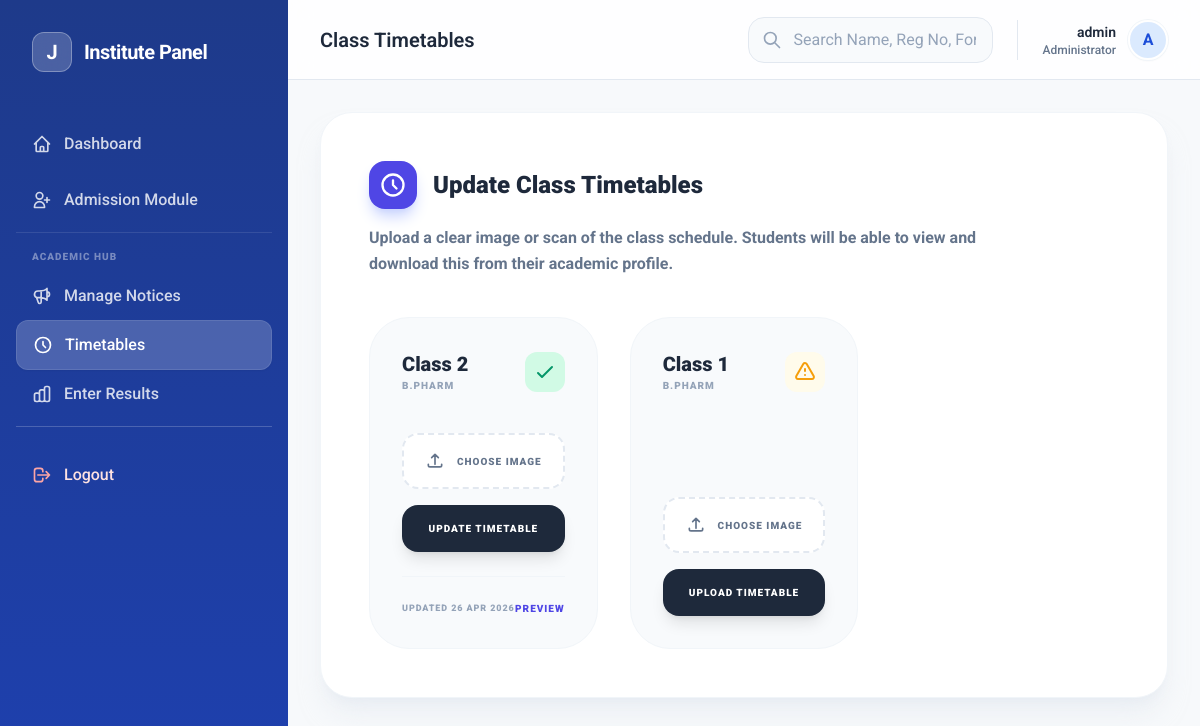
The page /institute/timetables/ (signed in) on the database its author committed.
### accounts/models.py (models this page shows, shortened)
class User(AbstractUser):
    ROLE_CHOICES = (
        ('student', 'Student'),
        ('institute', 'Institute'),
    )
    role = models.CharField(max_length=50, choices=ROLE_CHOICES)
    mobile_number = models.CharField(max_length=15, unique=True, null=True, blank=True)
    institute = models.ForeignKey(
        'institutes.Institute',
        on_delete=models.SET_NULL,
        null=True,
        blank=True,
        related_name='users'
    )

### academics/models.py (models this page shows, shortened)
class Class(models.Model):
    institute = models.ForeignKey(Institute, on_delete=models.CASCADE, related_name='classes')
    course = models.ForeignKey(Course, on_delete=models.CASCADE, related_name='classes')
    academic_year = models.ForeignKey('institutes.AcademicYear', on_delete=models.CASCADE, related_name='classes')
    period = models.ForeignKey(CourseSubCategory, on_delete=models.SET_NULL, null=True, blank=True, related_name='classes')
    name = models.CharField(max_length=100) # e.g., Class A, Division B
    category = models.ForeignKey(CourseCategory, on_delete=models.SET_NULL, null=True, blank=True, related_name='classes')
    class Meta:
        verbose_name_plural = "Classes"
        ordering = ['-id']

class Course(models.Model):
    institute = models.ForeignKey(
        Institute,
        on_delete=models.CASCADE,
        related_name='courses'
    )
    name = models.CharField(max_length=255)
    category = models.ForeignKey(
        CourseCategory,
        on_delete=models.SET_NULL,
        null=True,
        blank=True,
        related_name='courses'
    )
    course_code = models.CharField(max_length=20, unique=True, null=True, blank=True)
    course_category_type = models.CharField(max_length=10, default='semester', blank=True, null=True)
    course_category_labels = models.TextField(blank=True, null=True)
    class Meta:
        ordering = ['-id']

class Timetable(models.Model):
    assigned_class = models.OneToOneField(Class, on_delete=models.CASCADE, related_name='timetable')
    image_file = models.ImageField(upload_to='timetables/', help_text="Upload a clean image of the class timetable")
    updated_at = models.DateTimeField(auto_now=True)

### institutes/views.py (the view, shortened to what this page needs)
# urls.py: path('timetables/', manage_timetables, name='manage_timetables'),
@login_required
def manage_timetables(request):
    if request.user.role != 'institute' and not request.user.is_staff:
        return redirect('/')
    institute = getattr(request.user, 'institute', None)
    if not institute and request.user.is_staff:
        institute = Institute.objects.first()
    if not institute:
        return redirect('/')
    classes = Class.objects.filter(institute=institute).select_related('course', 'timetable')
    return render(request, 'institute/manage_timetables.html', {'classes': classes})

### templates/institute/manage_timetables.html (shortened to what this page needs)
{% extends "dashboard_base.html" %}
{% block sidebar_title %}Institute Panel{% endblock %}
{% block header_title %}Class Timetables{% endblock %}
{% block sidebar_nav %}
<a href="/institute/dashboard/" class="flex items-center gap-3 px-4 py-3 text-white/80 hover:bg-white/10 hover:text-white rounded-xl transition duration-200">
    <svg class="h-5 w-5" fill="none" stroke="currentColor" viewBox="0 0 24 24"><path stroke-linecap="round" stroke-linejoin="round" stroke-width="2" d="M3 12l2-2m0 0l7-7 7 7M5 10v10a1 1 0 001 1h3m10-11l2 2m-2-2v10a1 1 0 01-1 1h-3m-6 0a1 1 0 001-1v-4a1 1 0 011-1h2a1 1 0 011 1v4a1 1 0 001 1m-6 0h6"></path></svg>
    <span class="font-medium">Dashboard</span>
</a>
<a href="/institute/admission/" class="flex items-center gap-3 px-4 py-3 text-white/80 hover:bg-white/10 hover:text-white rounded-xl transition duration-200">
    <svg class="h-5 w-5" fill="none" stroke="currentColor" viewBox="0 0 24 24"><path stroke-linecap="round" stroke-linejoin="round" stroke-width="2" d="M18 9v3m0 0v3m0-3h3m-3 0h-3m-2-5a4 4 0 11-8 0 4 4 0 018 0zM3 20a6 6 0 0112 0v1H3v-1z"></path></svg>
    <span class="font-medium">Admission Module</span>
</a>
<div class="pt-4 mt-4 border-t border-white/10">
    <p class="px-4 text-[10px] font-black text-white/40 uppercase tracking-widest mb-2">Academic Hub</p>
    <a href="{% url 'manage_notices' %}" class="flex items-center gap-3 px-4 py-3 text-white/80 hover:bg-white/10 hover:text-white rounded-xl transition duration-200">
        <span class="font-medium">Manage Notices</span>
    </a>
    <a href="{% url 'manage_timetables' %}" class="flex items-center gap-3 px-4 py-3 bg-white/20 text-white rounded-xl transition duration-200 shadow-sm border border-white/10">
        <svg class="h-5 w-5" fill="none" stroke="currentColor" viewBox="0 0 24 24"><path stroke-linecap="round" stroke-linejoin="round" stroke-width="2" d="M12 8v4l3 3m6-3a9 9 0 11-18 0 9 9 0 0118 0z"></path></svg>
        <span class="font-medium">Timetables</span>
    </a>
    <a href="{% url 'enter_academic_results' %}" class="flex items-center gap-3 px-4 py-3 text-white/80 hover:bg-white/10 hover:text-white rounded-xl transition duration-200">
        <span class="font-medium">Enter Results</span>
    </a>
</div>
{% endblock %}
{% block content %}
<div class="space-y-10">
    <div class="bg-white rounded-[2rem] shadow-xl shadow-slate-200/50 border border-slate-100 p-8 md:p-12">
        <h3 class="text-2xl font-black text-slate-800 mb-4 flex items-center gap-4">
            <span class="w-12 h-12 bg-indigo-600 text-white rounded-2xl flex items-center justify-center shadow-lg shadow-indigo-200">
                <svg class="w-7 h-7" fill="none" stroke="currentColor" viewBox="0 0 24 24"><path stroke-linecap="round" stroke-linejoin="round" stroke-width="2" d="M12 8v4l3 3m6-3a9 9 0 11-18 0 9 9 0 0118 0z"></path></svg>
            </span>
            Update Class Timetables
        </h3>
        <p class="text-slate-500 font-bold mb-10 max-w-2xl leading-relaxed italic">Upload a clear image or scan of the class schedule. Students will be able to view and download this from their academic profile.</p>
        <div class="grid grid-cols-1 md:grid-cols-2 lg:grid-cols-3 gap-8">
            {% for cls in classes %}
            <div class="bg-slate-50 p-8 rounded-[2.5rem] border border-slate-100 flex flex-col h-full group hover:bg-white hover:border-indigo-200 hover:shadow-xl hover:shadow-indigo-100 transition-all">
                <div class="flex items-center justify-between mb-6">
                    <div>
                        <h4 class="text-xl font-black text-slate-800">{{ cls.name }}</h4>
                        <p class="text-[10px] font-black text-slate-400 uppercase tracking-widest">{{ cls.course.name }}</p>
                    </div>
                    {% if cls.timetable %}
                        <span class="w-10 h-10 bg-emerald-100 text-emerald-600 rounded-xl flex items-center justify-center" title="Timetable Uploaded">
                            <svg class="w-6 h-6" fill="none" stroke="currentColor" viewBox="0 0 24 24"><path stroke-linecap="round" stroke-linejoin="round" stroke-width="2" d="M5 13l4 4L19 7"></path></svg>
                        </span>
                    {% else %}
                        <span class="w-10 h-10 bg-amber-50 text-amber-500 rounded-xl flex items-center justify-center" title="Pending Upload">
                            <svg class="w-6 h-6" fill="none" stroke="currentColor" viewBox="0 0 24 24"><path stroke-linecap="round" stroke-linejoin="round" stroke-width="2" d="M12 9v2m0 4h.01m-6.938 4h13.856c1.54 0 2.502-1.667 1.732-3L13.732 4c-.77-1.333-2.694-1.333-3.464 0L3.34 16c-.77 1.333.192 3 1.732 3z"></path></svg>
                        </span>
                    {% endif %}
                </div>
                <form method="POST" enctype="multipart/form-data" class="mt-auto space-y-4">
                    <div class="relative">
                        <label for="file_{{ cls.id }}" id="label_{{ cls.id }}"
                               class="w-full flex items-center justify-center gap-3 py-4 bg-white border-2 border-dashed border-slate-200 text-slate-500 font-black text-[10px] uppercase tracking-widest rounded-2xl cursor-pointer hover:border-indigo-400 hover:text-indigo-600 transition-all">
                            <svg class="w-5 h-5" fill="none" stroke="currentColor" viewBox="0 0 24 24"><path stroke-linecap="round" stroke-linejoin="round" stroke-width="2" d="M4 16v1a2 2 0 002 2h12a2 2 0 002-2v-1m-4-8l-4-4m0 0L8 8m4-4v12"></path></svg>
                            Choose Image
                        </label>
                    </div>
                    <button type="submit" class="w-full py-4 bg-slate-800 text-white font-black rounded-2xl uppercase tracking-widest text-[10px] hover:bg-indigo-600 transition-all shadow-lg">
                        {% if cls.timetable %}Update{% else %}Upload{% endif %} Timetable
                    </button>
                </form>
                {% if cls.timetable %}
                <div class="mt-6 pt-6 border-t border-slate-100 flex items-center justify-between">
                    <p class="text-[9px] font-black text-slate-400 uppercase tracking-widest italic">Updated {{ cls.timetable.updated_at|date:"d M Y" }}</p>
                    <a href="{{ cls.timetable.image_file.url }}" target="_blank" class="text-indigo-600 font-black text-[10px] uppercase tracking-widest hover:underline">Preview</a>
                </div>
                {% endif %}
            </div>
            {% empty %}
            <div class="col-span-full py-20 text-center bg-slate-50 rounded-[3rem] border-2 border-dashed border-slate-200">
                <p class="text-slate-400 font-black italic">No classes found for your institute. Please create classes first.</p>
            </div>
            {% endfor %}
        </div>
    </div>
</div>
{% endblock %}

### templates/dashboard_base.html (shortened to what this page needs)
{% extends "base.html" %}
{% block body_content %}
<div class="flex h-screen bg-slate-50 overflow-hidden">
    <aside id="sidebar" class="w-72 bg-gradient-to-b from-[#1e3a8a] to-[#1e40af] text-white flex-shrink-0 transition-all duration-300 ease-in-out md:translate-x-0 -translate-x-full fixed md:static inset-y-0 left-0 z-50">
        <div class="p-8 flex items-center justify-between">
            <div class="flex items-center gap-3">
                <div class="w-10 h-10 bg-white/20 backdrop-blur rounded-xl flex items-center justify-center border border-white/30">
                    <span class="text-xl font-bold">J</span>
                </div>
                <h2 class="text-xl font-bold tracking-tight">{% block sidebar_title %}JDT CMS{% endblock %}</h2>
            </div>
        </div>
        <nav class="mt-4 px-4 space-y-2 overflow-y-auto" style="height: calc(100vh - 120px);">
            {% block sidebar_nav %}{% endblock %}
            <div class="pt-6 mt-6 border-t border-white/20">
                <a href="{% if request.user.role == 'institute' %}{% url 'institute_logout' %}{% else %}/logout/{% endif %}" class="flex items-center gap-3 px-4 py-3 text-red-100 hover:bg-white/10 rounded-xl transition duration-200 group">
                    <svg class="h-5 w-5 text-red-300 group-hover:text-red-100" fill="none" stroke="currentColor" viewBox="0 0 24 24"><path stroke-linecap="round" stroke-linejoin="round" stroke-width="2" d="M17 16l4-4m0 0l-4-4m4 4H7m6 4v1a3 3 0 01-3 3H6a3 3 0 01-3-3V7a3 3 0 013-3h4a3 3 0 013 3v1"></path></svg>
                    <span class="font-medium">Logout</span>
                </a>
            </div>
        </nav>
    </aside>
    <div class="flex-1 flex flex-col min-w-0 overflow-hidden">
        <header class="h-20 bg-white/80 backdrop-blur-md border-b border-slate-200 px-4 md:px-8 flex items-center justify-between flex-shrink-0 z-30">
            <div class="flex items-center gap-4">
                <h1 class="text-xl font-semibold text-slate-800">{% block header_title %}Dashboard{% endblock %}</h1>
            </div>
            <div class="flex items-center gap-6">
                {% block topbar_search %}
                <form action="/institute/dashboard/" method="GET" class="relative group max-w-md w-full hidden md:block">
                    <div class="absolute inset-y-0 left-0 pl-3.5 flex items-center pointer-events-none transition-colors group-focus-within:text-blue-600 text-slate-400">
                    </div>
                    <input type="text" name="q" value="{{ query }}" placeholder="Search Name, Reg No, Form ID..."
                           class="block w-full pl-11 pr-4 py-2.5 bg-slate-50 border border-slate-200 rounded-2xl text-slate-700 placeholder-slate-400 focus:outline-none focus:ring-4 focus:ring-blue-100 focus:border-blue-500 focus:bg-white transition-all duration-200">
                </form>
                {% endblock %}
                <div class="flex items-center gap-3 pl-6 border-l border-slate-200">
                    <div class="text-right hidden sm:block">
                        <p class="text-sm font-semibold text-slate-800">{{ request.user.username }}</p>
                        <p class="text-xs text-slate-500 font-medium capitalize">
                            {% if request.user.is_staff %}Administrator{% else %}Student Portal{% endif %}
                        </p>
                    </div>
                    <div class="w-10 h-10 rounded-full bg-blue-100 flex items-center justify-center text-blue-700 font-bold border-2 border-white shadow-sm ring-1 ring-slate-100">
                        {{ request.user.username|first|upper }}
                    </div>
                </div>
            </div>
        </header>
        <main class="flex-1 overflow-y-auto bg-slate-50/50 p-4 md:p-8">
            {% block content %}
            {% endblock %}
        </main>
    </div>
</div>
{% endblock %}

### templates/base.html (style rules this page uses)
* { font-style: normal !important; }
body { font-family: 'Roboto', sans-serif; background-color: #f8fafc; color: #1e293b; }
.page-fade-in { animation: fadeIn 0.4s ease-in-out; }

### rows shown on the page
User: user.username "admin", user.username|first "A"
Class: name "Class 2", course.name "B.PHARM", shows "UPDATE", timetable.updated_at "26 APR 2026"
Class: name "Class 1", course.name "B.PHARM", shows "UPLOAD"
